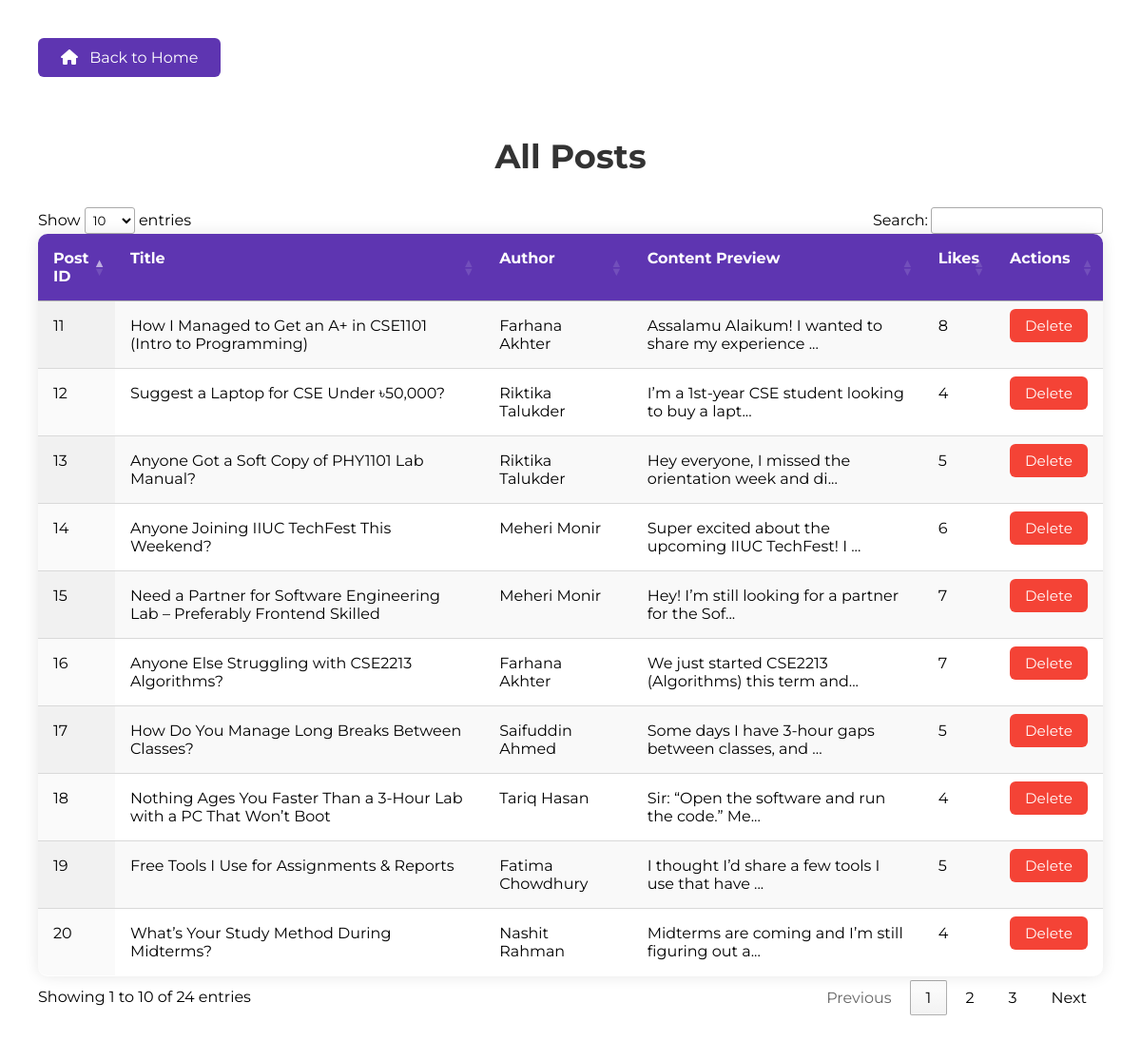
The app's page /project_blog/admin/view_posts.php (signed in) with its own data.
### tables this page shows
CREATE TABLE `posts` (
  `id` int(100) NOT NULL,
  `user_id` int(100) NOT NULL,
  `name` varchar(100) NOT NULL,
  `title` varchar(100) NOT NULL,
  `content` varchar(10000) NOT NULL,
  `image` varchar(100) NOT NULL,
  `date` date NOT NULL DEFAULT current_timestamp(),
  `status` varchar(10) NOT NULL
);

CREATE TABLE `users` (
  `id` int(100) NOT NULL,
  `name` varchar(20) NOT NULL,
  `email` varchar(50) NOT NULL,
  `password` varchar(50) NOT NULL,
  `user_type` varchar(20) NOT NULL
);

### project_blog/admin/view_posts.php (the view, shortened to what this page needs)
<?php
include '../components/connect.php';
?>
<!DOCTYPE html>
<html lang="en">
<head>
   <link rel="stylesheet" href="https://cdnjs.cloudflare.com/ajax/libs/font-awesome/6.1.1/css/all.min.css">
   <link rel="stylesheet" href="https://cdn.datatables.net/1.11.5/css/jquery.dataTables.min.css">
</head>
<body>
<section class="accounts">
   <a href="dashboard.php" class="home-btn">
      <i class="fas fa-home"></i> Back to Home
   </a>
   <h1 class="heading">All Posts</h1>
   <div class="box-container">
      <table id="posts-table" class="display">
         <thead>
            <tr>
               <th>Post ID</th>
               <th>Title</th>
               <th>Author</th>
               <th>Content Preview</th>
               <th>Likes</th>
               <th>Actions</th>
            </tr>
         </thead>
         <tbody>
            <?php
               $select_posts = $conn->prepare("
                  SELECT p.*, u.name as author_name,
                         (SELECT COUNT(*) FROM likes WHERE post_id = p.id) as like_count
                  FROM `posts` p
                  LEFT JOIN `users` u ON p.user_id = u.id
               ");
               $select_posts->execute();
               while($fetch_post = $select_posts->fetch(PDO::FETCH_ASSOC)){
            ?>
            <tr>
               <td><?= $fetch_post['id']; ?></td>
               <td><?= htmlspecialchars($fetch_post['title']); ?></td>
               <td><?= htmlspecialchars($fetch_post['author_name'] ?? 'Unknown'); ?></td>
               <td><?= htmlspecialchars(substr($fetch_post['content'], 0, 50)) . '...'; ?></td>
               <td><?= $fetch_post['like_count']; ?></td>
               <td>
                  <a href="view_posts.php?delete=<?= $fetch_post['id']; ?>"
                     class="delete-btn" onclick="return confirm('Delete this post?');">
                     Delete
                  </a>
               </td>
            </tr>
            <?php } ?>
         </tbody>
      </table>
   </div>
</section>
</body>
</html>

### project_blog/admin/view_posts.php (style rules this page uses)
* { font-family: 'Montserrat', sans-serif; }
.accounts { padding: 2rem; max-width: 1200px; margin: 0 auto; }
.accounts .heading { font-size: 2.2rem; margin-bottom: 2rem; color: #333; text-align: center; }
#posts-table { width: 100%; border-collapse: collapse; background: #fff; box-shadow: 0 0 15px rgba(0, 0, 0, 0.1); border-radius: 10px; overflow: hidden; }
#posts-table thead { background-color: #5e35b1; color: white; }
#posts-table th, #posts-table td { padding: 1rem; text-align: left; font-size: 1rem; vertical-align: top; }
#posts-table tbody tr { border-bottom: 1px solid #eee; }
.home-btn { display: inline-block; margin-bottom: 2rem; background-color: #5e35b1; color: white; padding: 0.7rem 1.5rem; border-radius: 6px; text-decoration: none; font-size: 1rem; transition: all 0.3s ease; }
.home-btn i { margin-right: 8px; }
.delete-btn { background-color: #f44336; color: white; padding: 0.5rem 1rem; border: none; border-radius: 6px; text-decoration: none; font-size: 0.95rem; transition: background-color 0.3s ease; }

### records on screen
posts: id "11", title "How I Managed to Get an A+ in CSE1101 (Intro to Programming)", user.name "Farhana Akhter", content "Assalamu Alaikum! I wanted to share my experience", like_count "8"
posts: id "12", title "Suggest a Laptop for CSE Under ৳50,000?", user.name "Riktika Talukder", content "I’m a 1st-year CSE student looking to buy a lapt", like_count "4"
posts: id "13", title "Anyone Got a Soft Copy of PHY1101 Lab Manual?", user.name "Riktika Talukder", content "Hey everyone, I missed the orientation week and di", like_count "5"
posts: id "14", title "Anyone Joining IIUC TechFest This Weekend?", user.name "Meheri Monir", content "Super excited about the upcoming IIUC TechFest! I", like_count "6"
posts: id "15", title "Need a Partner for Software Engineering Lab – Preferably Frontend Skilled", user.name "Meheri Monir", content "Hey! I’m still looking for a partner for the Sof", like_count "7"
posts: id "16", title "Anyone Else Struggling with CSE2213 Algorithms?", user.name "Farhana Akhter", content "We just started CSE2213 (Algorithms) this term and", like_count "7"
posts: id "17", title "How Do You Manage Long Breaks Between Classes?", user.name "Saifuddin Ahmed", content "Some days I have 3-hour gaps between classes, and", like_count "5"
posts: id "18", title "Nothing Ages You Faster Than a 3-Hour Lab with a PC That Won’t Boot", user.name "Tariq Hasan", content "Sir: “Open the software and run the code.” Me", like_count "4"
posts: id "19", title "Free Tools I Use for Assignments & Reports", user.name "Fatima Chowdhury", content "I thought I’d share a few tools I use that have", like_count "5"
posts: id "20", title "What’s Your Study Method During Midterms?", user.name "Nashit Rahman", content "Midterms are coming and I’m still figuring out a", like_count "4"
